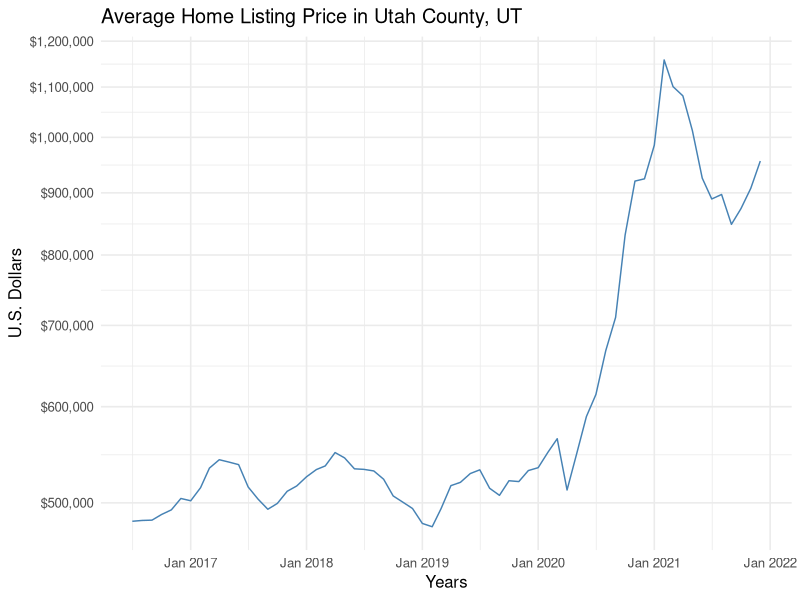

Write R code to recreate this figure.
## ---- chunk 1
knitr::opts_chunk$set(echo = TRUE)
## ---- chunk 2
library(ggplot2)
library(ggthemes)
data1 <- read.csv("AVELISPRI49049.csv")
## ---- chunk 3
p_data1 <- ggplot(data = data1, mapping = aes(x = as.Date(DATE), y = AVELISPRI49049)) +
  geom_line(color = "steelblue") +
  theme_minimal(base_size=12, base_family = "sans") +
  scale_y_log10() + scale_y_continuous(trans = "log10", 
                                        labels = scales::dollar_format(), 
                                        breaks = seq(400000, 1200000, by = 100000)) +
  scale_x_date(date_breaks = "1 year", date_labels = "%b %Y")+
  ylab("U.S. Dollars") + 
  xlab("Years")+ 
  labs(title = "Average Home Listing Price in Utah County, UT")
p_data1

